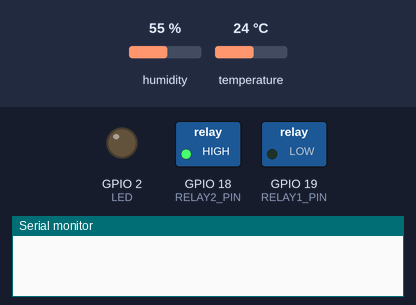
A sketch run on a simulated ESP32. Parts: switched loads named in the sketch (green lamp = pin HIGH), output pins drawn as LEDs (lit = HIGH), the last lines printed to the serial monitor. The test bench sets the inputs (shaded band); at power-on: humidity 55 %, temperature 24 °C. WiFi joins after 1.5 s; servers stay silent unless stated; network time is answered at once with the bench clock; uploads are accepted with an empty reply; the local clock reads 2024-03-15 10:24:30 at power-on unless the sketch sets it.

Above: at 0.1 s.
At 5.21 s:
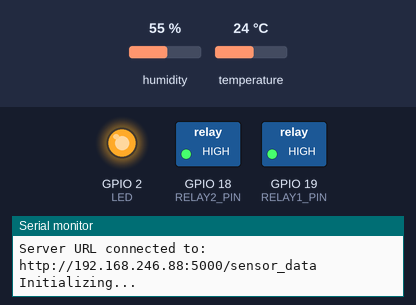
Timing chart, 0 to 6.9 s (numbered marks = the images above):
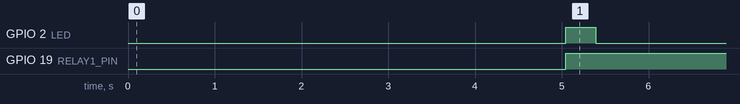

The sketch:

exp.ino
```cpp
//FOSTEREUMESP32CODE
//WARNING: Do not change anything if you don't know what your'e doing!
#include <WiFi.h>
#include <HTTPClient.h>
#include <DHT.h>
#include <NTPClient.h>
#include <WiFiUdp.h>
#include "esp_system.h"
#include <time.h>

// PINS
#define DHTPIN 33
#define SOIL_MOISTURE_PIN_1 32
#define MQ135_PIN 34
#define LED 2
#define RELAY2_PIN 18
#define RELAY1_PIN 19

// DHT TYPE AND INIT
#define DHTTYPE DHT22
DHT dht(DHTPIN, DHTTYPE);

// WiFi credentials
const char* hh = "BMW";
const char* hhp = ".,Byan12345";
const char* ho = "SKHOOD 5G EXT";
const char* hop = "Bismillah1378";
const char* of = "XTNET";
const char* ofp = "Xst45ansr";

const char* ssid = (hh);
const char* password = (hhp);  // Change to your password

// Flask server URL
const char* srv1 = "http://192.168.246.88:5000/sensor_data";
const char* srv2 = "http://192.168.0.202:5000/sensor_data";
const char* serverUrl = (srv1);

// NTP client to get time
WiFiUDP ntpUDP;
NTPClient timeClient(ntpUDP, "pool.ntp.org", 25200, 60000); // WIB is UTC +7 (25200 seconds)

void setup() {
  Serial.begin(115200); // Baud rate
  dht.begin();
  pinMode(SOIL_MOISTURE_PIN_1, INPUT);
  pinMode(MQ135_PIN, INPUT);
  pinMode(LED, OUTPUT);
  pinMode(RELAY1_PIN, OUTPUT);
  pinMode(RELAY2_PIN, OUTPUT);
  digitalWrite(RELAY2_PIN, HIGH);

  // Connect to Wi-Fi
  WiFi.begin(ssid, password);
  while (WiFi.status() != WL_CONNECTED) {
    delay(1000);
    Serial.println("Connecting to WiFi...");
  }
  Serial.println("Connected to WiFi");
  Serial.println("Server URL connected to: " + String(serverUrl));
  Serial.println("Initializing...");
  delay(3000);

  // Initialize NTP client
  timeClient.begin();

}

void loop() {
  // Default states
  String lampstate = "0";
  String pumpstate = "0";

  // Check for incoming serial data
  if (Serial.available() > 0) {
    String command = Serial.readStringUntil('\n');
    command.trim();  // Remove any leading/trailing whitespace

    if (command.equalsIgnoreCase("Stop")) {
      Serial.println("Stopping and restarting...");
      delay(100);  // Give some time for the message to be sent before restarting
      esp_restart();  // Trigger a reset
    }
  }

  // Update the NTP client
  timeClient.update();

  // Read temperature and humidity from DHT22 with error handling
  float humidity = dht.readHumidity();
  float temperature = dht.readTemperature();

  // Check if any reads failed and exit early (to try again).
  if (isnan(humidity) || isnan(temperature)) {
    Serial.println("Failed to read from DHT sensor after multiple attempts!");
    return;
  }

  // Read the soil moisture sensor values
  int soilMoistureValue1 = analogRead(SOIL_MOISTURE_PIN_1);
  int soilMoisturePercentage = map(soilMoistureValue1, 4095, 0, 0, 100);

  // Read the MQ135 sensor value
  int mq135Value = analogRead(MQ135_PIN);

  // Get the formatted time
  String formattedTime = timeClient.getFormattedTime();

  // Get the formatted date
  time_t rawTime = timeClient.getEpochTime();
  struct tm *timeInfo = localtime(&rawTime);
  char formattedDate[11];
  strftime(formattedDate, sizeof(formattedDate), "%m/%d/%Y", timeInfo);

// Control relay2 for lamp based on time
  if ((timeInfo->tm_hour >= 17 && timeInfo->tm_min >= 20) || (timeInfo->tm_hour >= 18 && timeInfo->tm_hour < 24)) {
    digitalWrite(RELAY1_PIN, LOW);
    lampstate = "1";
  } else {
    digitalWrite(RELAY1_PIN, HIGH);
  }

  // Control relay1 for pump based on soil moisture
  if (soilMoisturePercentage < 31) {
    digitalWrite(RELAY2_PIN, LOW);
    delay(4000); // Relay1 on for 4 seconds
    digitalWrite(RELAY2_PIN, HIGH);
    pumpstate = "1";
  }

  // Prepare JSON payload
  String payload = "{";
  payload += "\"timestamp\": \"" + String(formattedDate) + " " + formattedTime + "\",";
  payload += "\"humidity\": \"" + String(humidity) + "%\",";
  payload += "\"temperature\": \"" + String(temperature) + "C*\",";
  payload += "\"soilMoisture\": \"" + String(soilMoisturePercentage) + "%\",";
  payload += "\"mq135\": \"" + String(mq135Value) + "\",";
  payload += "\"lamp\": \"" + String(lampstate) + "\",";
  payload += "\"pump\": \"" + String(pumpstate) + "\"";
  payload += "}";

  digitalWrite(LED, HIGH);
  delay(350);
  digitalWrite(LED, LOW);

  // Send data to Flask server
  if (WiFi.status() == WL_CONNECTED) {
    HTTPClient http;
    http.begin(serverUrl);
    http.addHeader("Content-Type", "application/json");
    int httpResponseCode = http.POST(payload);

    if (httpResponseCode > 0) {
      String response = http.getString();
      Serial.println(httpResponseCode);
      Serial.println(response);
    } else {
      Serial.print("Error on sending POST: ");
      Serial.println(httpResponseCode);
    }

    http.end();
  } else {
    Serial.println("WiFi not connected");
  }


  // Wait a few seconds between measurements.
  Serial.print("Timestamp: ");
  Serial.print(formattedDate);
  Serial.print(" ");
  Serial.print(formattedTime);
  Serial.print("\tHumidity: ");
  Serial.print(humidity);
  Serial.print(" %\t");
  Serial.print("Temperature: ");
  Serial.print(temperature);
  Serial.print(" *C\t");
  Serial.print("Soil Moisture 1: ");
  Serial.print(soilMoisturePercentage);
  Serial.print(" %\t");
  Serial.print("\tMQ135 Value: ");
  Serial.print(mq135Value);
  Serial.print("\tpumpstate: ");
  Serial.print(pumpstate);
  Serial.print("\tlampstate: ");
  Serial.println(lampstate);

  if (pumpstate == "triggered") {
  delay(895650); // Delay for 15 minutes -4 second if pumpstate is "triggered"
} else {
  delay(899650); // Delay for 15 minutes if pumpstate is not "triggered"
}

  //if (pumpstate == "triggered") {
  //delay(1650); // Delay for 1.65 seconds if pumpstate is "triggered"
//} else {
//  delay(6650); // Delay for 6.65 seconds if pumpstate is not "triggered"
//}

  //delay(899650); // delay to send another data for 15 minutes
}
```

Measured:
- by itself, GPIO 2 (LED): LOW → HIGH at 5.0 s, → LOW 0.35 s later
- by itself, GPIO 19 (RELAY1_PIN): LOW → HIGH at 5.0 s
